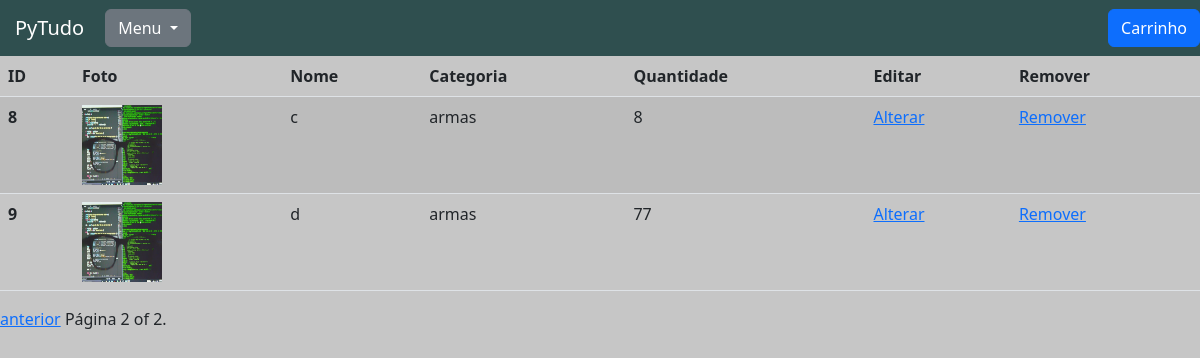
The app's page /gestao/adm_estoque/?page=3, older data.
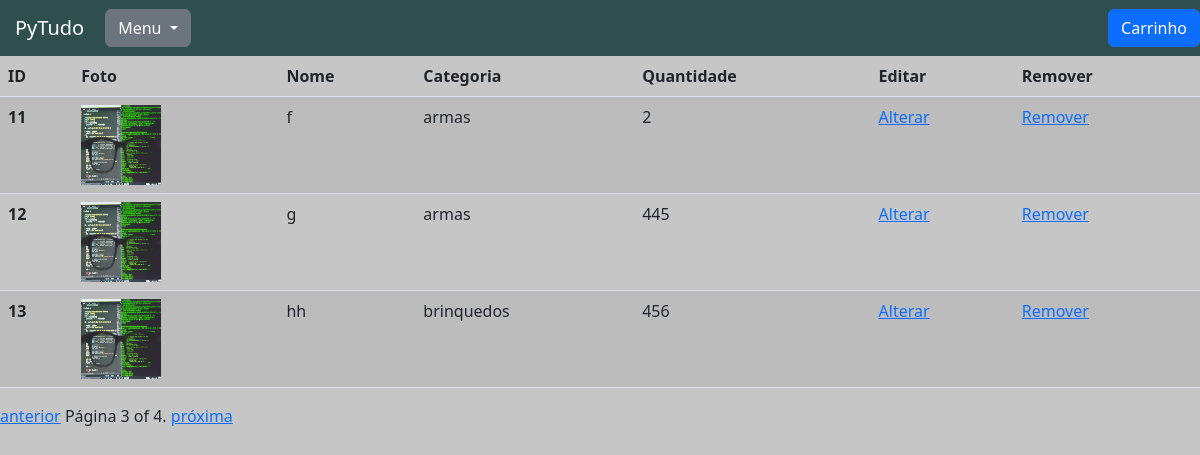
The same page, newer data.
### produtos/models.py (models this page shows, shortened)
class Produtos(models.Model):
    nome = models.CharField(max_length=50)
    descricao = models.TextField()
    foto = models.ImageField()
    preco = models.DecimalField(max_digits=6, decimal_places=2)
    categoria = models.ForeignKey(Categoria, blank=True, null=True, on_delete=models.SET_NULL)
    marca = models.CharField(max_length=50)
    cor = models.CharField(max_length=30)
    quantidade = models.IntegerField()

class Categoria(models.Model):
    nome = models.CharField(max_length=40)
    def __str__(self):
        return self.nome

### gestao/views.py (the view)
# urls.py: path('adm_estoque/', views.adm_estoque, name='adm_estoque'),
def adm_estoque(request):
    produtos = Produtos.objects.all()
    paginacao = Paginator(produtos, 3)
    page = request.GET.get('page')
    produtos_paginados = paginacao.get_page(page)
    return render(request, 'adm_estoque.html', {'produtos_paginados': produtos_paginados})

### gestao/templates/adm_estoque.html (shortened to what this page needs)
{% extends 'base.html' %}
{% load static %}
{% block 'head' %}
    <link href="#" rel="stylesheet">
{% endblock %}
{% block 'body' %}
<table class="table table-striped">
    <thead>
      <tr>
        <th scope="col">ID</th>
        <th scope="col">Foto</th>
        <th scope="col">Nome</th>
        <th scope="col">Categoria</th>
        <th scope="col"> Quantidade</th>
        <th scope="col">Editar</th>
        <th scope="col">Remover</th>
      </tr>
    </thead>
    <tbody>
        {% for produto in produtos_paginados %}
            <tr>
                <th scope="row">{{ produto.id }}</th>
                <td><a href="{% url 'ver_produto' produto.id %}">
                        <img src="{{ produto.foto.url }}" width="80" height="80"></td>
                <td>{{ produto.nome }}</td>
                <td>{{ produto.categoria }}</td>
                <td>{{ produto.quantidade }}</td>
                <td><a href="{% url 'alterar_produto' produto.id %}">Alterar</a></td>
                <td><a href="{% url 'excluir_produto' produto.id %}">Remover</a></td>
            </tr>
        {% endfor %}
    </tbody>
</table>
  <div class="pagination">
    <span class="step-links">
        {% if produtos_paginados.has_previous %}
            <a href="?page={{ produtos_paginados.previous_page_number }}">anterior</a>
        {% endif %}
        <span class="current">
            Página {{ produtos_paginados.number }} of {{ produtos_paginados.paginator.num_pages }}.
        </span>
        {% if produtos_paginados.has_next %}
            <a href="?page={{ produtos_paginados.next_page_number }}">próxima</a>
        {% endif %}
    </span>
    </div>
{% endblock %}

Row changes from the older to the newer data that the page shows:
no longer on this page (row unchanged): Produtos: id "8", foto (picture), nome "c", categoria "armas", quantidade "8"
no longer on this page (row unchanged): Produtos: id "9", foto (picture), nome "d", categoria "armas", quantidade "77"
added Produtos: id "11", foto (picture), nome "f", categoria "armas", quantidade "2"
added Produtos: id "12", foto (picture), nome "g", categoria "armas", quantidade "445"
added Produtos: id "13", foto (picture), nome "hh", categoria "brinquedos", quantidade "456"
Text that changed along with them:
{{ produtos_paginados.number }}: "2" → "3"
{{ produtos_paginados.paginator.num_pages }}: "2" → "4"
text now shown: "próxima"
